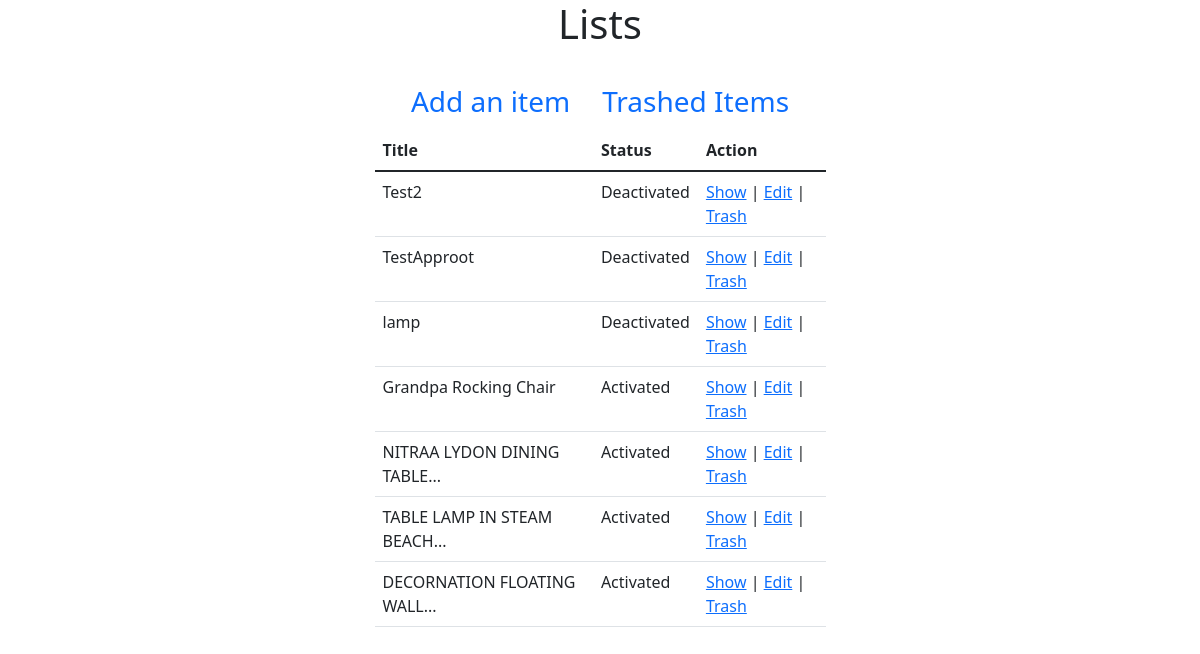
/admin/Products/index.php, run on the app's committed database.
### tables this page shows
CREATE TABLE `product` (
  `id` int(11) NOT NULL,
  `title` varchar(255) NOT NULL,
  `price` int(10) NOT NULL,
  `created_at` datetime NOT NULL DEFAULT CURRENT_TIMESTAMP,
  `modified_at` datetime NOT NULL DEFAULT CURRENT_TIMESTAMP,
  `is_deleted` tinyint(4) NOT NULL DEFAULT '0',
  `picture` varchar(255) DEFAULT NULL,
  `is_active` tinyint(4) NOT NULL DEFAULT '0'
);

### src/Product.php (called while the page is built, shortened)
<?php
class Product{
    public $conn = null;
    public function __construct()
    {
        $this->conn = new PDO("mysql:host=localhost;dbname=ecommerce",
            'root', '');
        $this->conn->setAttribute(PDO::ATTR_ERRMODE,
            PDO::ERRMODE_EXCEPTION);
    }
    public function index(){
        $query = "SELECT * FROM `product` WHERE is_deleted = 0";
        $stmt = $this->conn->prepare($query);
        $result = $stmt->execute();
        $products = $stmt->fetchAll();
        return $products;
    }
}
?>

### admin/Products/index.php (the view, shortened to what this page needs)
<?php
$_product = new Product();
$products = $_product->index();
?>
<!doctype html>
<html lang="en">
<head>
    <link href="https://cdn.jsdelivr.net/npm/bootstrap@5.1.3/dist/css/bootstrap.min.css" rel="stylesheet">
</head>
<body>
<section>
    <div class="container">
        <div class="row justify-content-center">
            <div class="col-md-5">
                <h1 class="text-center mb-4">Lists</h1>
                <ul class="nav justify-content-center fs-3">
                    <li class="nav-item">
                        <a class="nav-link active" aria-current="page" href="create.php">
                            Add an item
                        </a>
                    </li>
                    <li class="nav-item">
                        <a class="nav-link" href="trash_index.php">Trashed Items</a>
                    </li>
                </ul>
                <table class="table">
                    <thead>
                    <tr>
                        <th scope="col">Title</th>
                        <th scope="col">Status</th>
                        <th scope="col">Action</th>
                    </tr>
                    </thead>
                    <tbody>
                    <?php
                    if (count($products) > 0):
                    foreach ($products as $product):
                    ?>
                    <tr>
                        <td><?= $product['title']?></td>
                        <td><?= $product['is_active'] ? 'Activated' : 'Deactivated'?></td>
                        <td><a href="show.php?id=<?=$product['id'];?>">Show</a>
                            |
                            <a href="edit.php?id=<?=$product['id'];?>">Edit</a>
                            |
                            <a href="trash.php?id=<?=$product['id'];?>"
                               onclick="return confirm('Are you sure you want to trash?')">
                                Trash
                            </a>
                        </td>
                    </tr>
                    <?php
                    endforeach;
                    endif;
                    ?>
                    </tbody>
                </table>
            </div>
        </div>
    </div>
</section>
</body>
</html>

### data on the page
product: title "Test2", is_active "Deactivated"
product: title "TestApproot", is_active "Deactivated"
product: title "lamp", is_active "Deactivated"
product: title "Grandpa Rocking Chair", is_active "Activated"
product: title "NITRAA LYDON DINING TABLE...", is_active "Activated"
product: title "TABLE LAMP IN STEAM BEACH...", is_active "Activated"
product: title "DECORNATION FLOATING WALL...", is_active "Activated"
